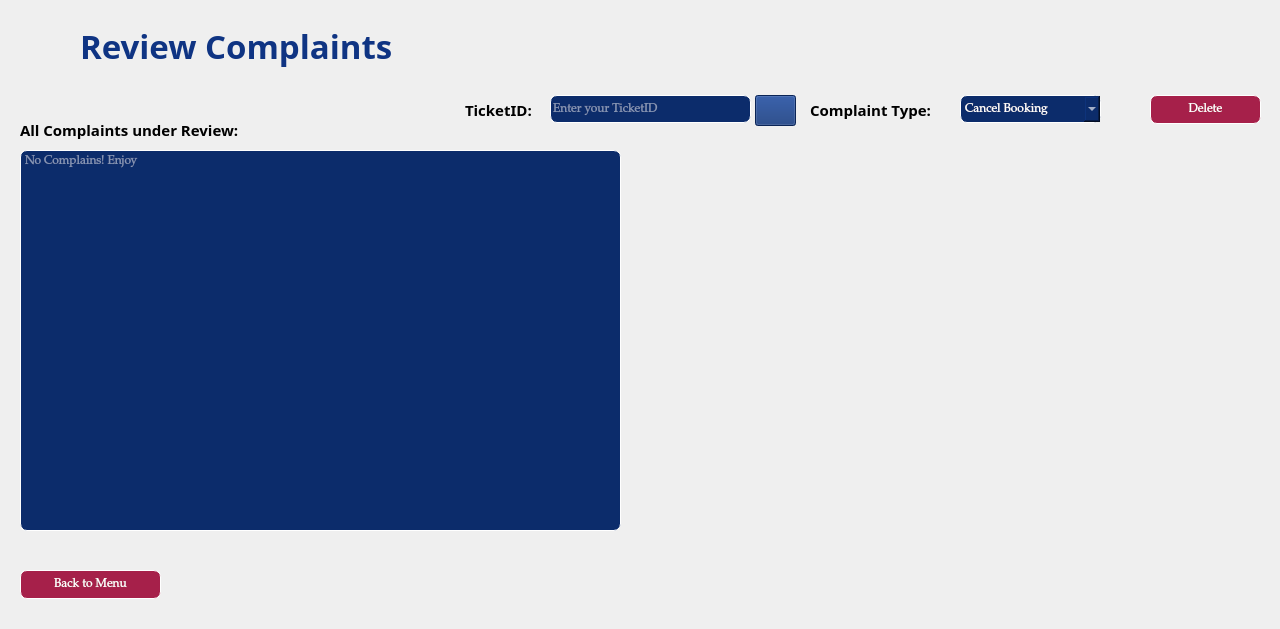
<?xml version="1.0" encoding="UTF-8"?>
<ui version="4.0">
 <class>complainreview</class>
 <widget class="QMainWindow" name="complainreview">
  <property name="geometry">
   <rect>
    <x>0</x>
    <y>0</y>
    <width>1280</width>
    <height>629</height>
   </rect>
  </property>
  <property name="windowTitle">
   <string>RESOLVING COMPLAINTS</string>
  </property>
  <widget class="QWidget" name="centralwidget">
   <widget class="QPushButton" name="pushButton">
    <property name="geometry">
     <rect>
      <x>20</x>
      <y>570</y>
      <width>141</width>
      <height>29</height>
     </rect>
    </property>
    <property name="font">
     <font>
      <family>Palatino Linotype</family>
     </font>
    </property>
    <property name="cursor">
     <cursorShape>PointingHandCursor</cursorShape>
    </property>
    <property name="styleSheet">
     <string notr="true">border: 1px solid #FFFFFF;
border-radius: 7px;color: rgb(255, 255, 255);
background-color: rgb(166, 32, 74);
color: rgb(255, 255, 255);</string>
    </property>
    <property name="text">
     <string>Back to Menu</string>
    </property>
   </widget>
   <widget class="QTextEdit" name="textEdit">
    <property name="geometry">
     <rect>
      <x>20</x>
      <y>150</y>
      <width>601</width>
      <height>381</height>
     </rect>
    </property>
    <property name="font">
     <font>
      <family>Palatino Linotype</family>
     </font>
    </property>
    <property name="styleSheet">
     <string notr="true">border: 1px solid #FFFFFF;
border-radius: 7px;color: rgb(255, 255, 255);
background-color: rgb(12, 44, 107);
color: rgb(255, 255, 255);</string>
    </property>
    <property name="html">
     <string>&lt;!DOCTYPE HTML PUBLIC &quot;-//W3C//DTD HTML 4.0//EN&quot; &quot;http://www.w3.org/TR/REC-html40/strict.dtd&quot;&gt;
&lt;html&gt;&lt;head&gt;&lt;meta name=&quot;qrichtext&quot; content=&quot;1&quot; /&gt;&lt;meta charset=&quot;utf-8&quot; /&gt;&lt;style type=&quot;text/css&quot;&gt;
p, li { white-space: pre-wrap; }
hr { height: 1px; border-width: 0; }
li.unchecked::marker { content: &quot;\2610&quot;; }
li.checked::marker { content: &quot;\2612&quot;; }
&lt;/style&gt;&lt;/head&gt;&lt;body style=&quot; font-family:'Palatino Linotype'; font-size:9pt; font-weight:400; font-style:normal;&quot;&gt;
&lt;p style=&quot;-qt-paragraph-type:empty; margin-top:0px; margin-bottom:0px; margin-left:0px; margin-right:0px; -qt-block-indent:0; text-indent:0px;&quot;&gt;&lt;br /&gt;&lt;/p&gt;&lt;/body&gt;&lt;/html&gt;</string>
    </property>
    <property name="placeholderText">
     <string>No Complains! Enjoy</string>
    </property>
   </widget>
   <widget class="QLineEdit" name="lineEdit">
    <property name="geometry">
     <rect>
      <x>550</x>
      <y>95</y>
      <width>201</width>
      <height>28</height>
     </rect>
    </property>
    <property name="font">
     <font>
      <family>Palatino Linotype</family>
     </font>
    </property>
    <property name="styleSheet">
     <string notr="true">border: 1px solid #FFFFFF;
border-radius: 7px;color: rgb(255, 255, 255);
background-color: rgb(12, 44, 107);
color: rgb(255, 255, 255);</string>
    </property>
    <property name="placeholderText">
     <string>Enter your TicketID</string>
    </property>
   </widget>
   <widget class="QComboBox" name="comboBox">
    <property name="geometry">
     <rect>
      <x>960</x>
      <y>95</y>
      <width>141</width>
      <height>28</height>
     </rect>
    </property>
    <property name="font">
     <font>
      <family>Palatino Linotype</family>
     </font>
    </property>
    <property name="styleSheet">
     <string notr="true">border: 1px solid #FFFFFF;
border-radius: 7px;color: rgb(255, 255, 255);
background-color: rgb(12, 44, 107);
color: rgb(255, 255, 255);</string>
    </property>
    <item>
     <property name="text">
      <string>Cancel Booking</string>
     </property>
    </item>
    <item>
     <property name="text">
      <string>Update Detail</string>
     </property>
    </item>
    <item>
     <property name="text">
      <string>Staff Behaviour</string>
     </property>
    </item>
    <item>
     <property name="text">
      <string>Other</string>
     </property>
    </item>
   </widget>
   <widget class="QPushButton" name="pushButton_2">
    <property name="geometry">
     <rect>
      <x>1150</x>
      <y>95</y>
      <width>111</width>
      <height>29</height>
     </rect>
    </property>
    <property name="font">
     <font>
      <family>Palatino Linotype</family>
     </font>
    </property>
    <property name="cursor">
     <cursorShape>PointingHandCursor</cursorShape>
    </property>
    <property name="styleSheet">
     <string notr="true">border: 1px solid #FFFFFF;
border-radius: 7px;color: rgb(255, 255, 255);
background-color: rgb(166, 32, 74);
color: rgb(255, 255, 255);</string>
    </property>
    <property name="text">
     <string>Delete</string>
    </property>
   </widget>
   <widget class="QLabel" name="label_7">
    <property name="geometry">
     <rect>
      <x>80</x>
      <y>10</y>
      <width>521</width>
      <height>71</height>
     </rect>
    </property>
    <property name="font">
     <font>
      <family>Castellar</family>
      <pointsize>25</pointsize>
      <bold>true</bold>
     </font>
    </property>
    <property name="styleSheet">
     <string notr="true">color: rgb(15, 52, 131);</string>
    </property>
    <property name="text">
     <string>Review Complaints</string>
    </property>
   </widget>
   <widget class="QLabel" name="label_5">
    <property name="geometry">
     <rect>
      <x>810</x>
      <y>100</y>
      <width>151</width>
      <height>20</height>
     </rect>
    </property>
    <property name="font">
     <font>
      <family>Footlight MT Light</family>
      <pointsize>11</pointsize>
      <bold>true</bold>
     </font>
    </property>
    <property name="text">
     <string>Complaint Type:</string>
    </property>
   </widget>
   <widget class="QLabel" name="label_6">
    <property name="geometry">
     <rect>
      <x>465</x>
      <y>100</y>
      <width>81</width>
      <height>20</height>
     </rect>
    </property>
    <property name="font">
     <font>
      <family>Footlight MT Light</family>
      <pointsize>11</pointsize>
      <bold>true</bold>
     </font>
    </property>
    <property name="text">
     <string>TicketID:</string>
    </property>
   </widget>
   <widget class="QLabel" name="label_9">
    <property name="geometry">
     <rect>
      <x>20</x>
      <y>120</y>
      <width>261</width>
      <height>20</height>
     </rect>
    </property>
    <property name="font">
     <font>
      <family>Footlight MT Light</family>
      <pointsize>11</pointsize>
      <bold>true</bold>
     </font>
    </property>
    <property name="text">
     <string>All Complaints under Review:</string>
    </property>
   </widget>
   <widget class="QPushButton" name="pushButton_3">
    <property name="geometry">
     <rect>
      <x>755</x>
      <y>95</y>
      <width>41</width>
      <height>31</height>
     </rect>
    </property>
    <property name="styleSheet">
     <string notr="true">background-color: rgb(14, 51, 120);
color: rgb(255, 255, 255);</string>
    </property>
    <property name="text">
     <string/>
    </property>
    <property name="icon">
     <iconset theme="QIcon::ThemeIcon::EditFind"/>
    </property>
   </widget>
  </widget>
 </widget>
 <resources/>
 <connections/>
</ui>
